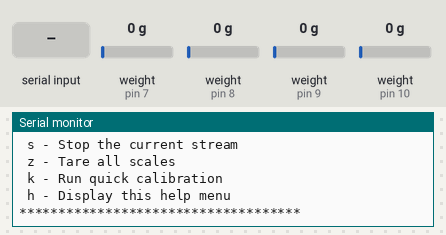
Simulated run of this sketch. Board: Arduino Uno, built with avr-gcc and run on an emulated ATmega328P. Parts: the last lines printed to the serial monitor. The inputs (shaded band) are chosen by the test bench; at power-on: weight on the scale (sensors on pin 7, pin 8, pin 9, pin 10) 0 g.

Above: at 5.6 s.
5.7 s: "r90\n" received over Serial
At 6.36 s:
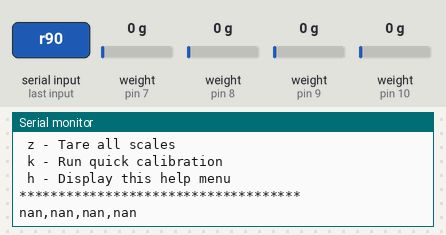
8.0 s: "c90\n" received over Serial
At 8.76 s:
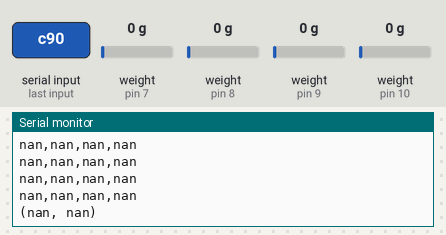
10.4 s: "k90\n" received over Serial
At 11.4 s:
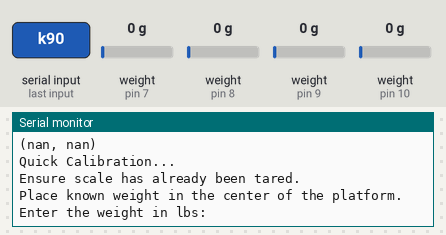
12.1 s: "s" received over Serial
At 14.0 s:
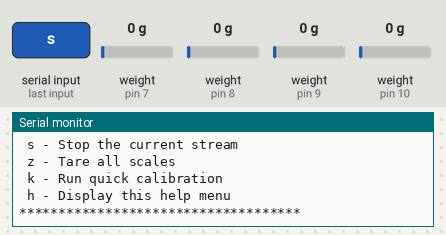

The sketch:

cop_controller.ino
```cpp
/**
 * @file    cop_controller.ino
 * @brief   Four-scale controller for HX711-based weight sensors with spike rejection.
 * @author  rickwgarcia@unm.edu
 * @date    2025-09-04
 *
 * This sketch manages four HX711 scales, supports streaming readings,
 * calculating center of pressure (CoP), taring, and quick calibration.
 * It includes a simple spike rejection filter to remove outlier readings.
 */

#include "HX711.h"
#include "scale.h"
#include "coordinate.h"
#include <EEPROM.h>

/// Available operating modes for the controller.
enum Mode {
  IDLE,             ///< No streaming; awaiting user input
  STREAM_READINGS,  ///< Continuously output raw weights
  STREAM_COP        ///< Continuously output center of pressure
};

/// Current mode; defaults to IDLE.
static Mode mode = IDLE;

// EEPROM layout: three copies of Settings for redundancy
static constexpr int SETTINGS_SIZE   = sizeof(Settings);
static constexpr int EEPROM_ADDR_A   = 0;
static constexpr int EEPROM_ADDR_B   = EEPROM_ADDR_A + SETTINGS_SIZE;
static constexpr int EEPROM_ADDR_C   = EEPROM_ADDR_B + SETTINGS_SIZE;
static constexpr int EEPROM_ADDR_D   = EEPROM_ADDR_C + SETTINGS_SIZE;

// HX711 pins
#define CLK_PIN     6
#define DOUT_PIN_A  7
#define DOUT_PIN_B  8
#define DOUT_PIN_C  9
#define DOUT_PIN_D  10

// Four independent scale instances, each using its own EEPROM slot
Scale SCALE_A(EEPROM_ADDR_A);
Scale SCALE_B(EEPROM_ADDR_B);
Scale SCALE_C(EEPROM_ADDR_C);
Scale SCALE_D(EEPROM_ADDR_D);

// Threshold for spike rejection. If a new reading changes by more than this amount
// from the last one, it's considered an outlier. Tune this value for your setup.
const float SPIKE_THRESHOLD = 10.0f; // In lbs

// Variables to store the last known good reading for each scale
static float last_reading_A = 0.0f;
static float last_reading_B = 0.0f;
static float last_reading_C = 0.0f;
static float last_reading_D = 0.0f;

/**
 * @brief   Compute calibration factor for one scale.
 * @param   scale   Pointer to the Scale object to calibrate.
 * @param   weight  Known weight placed on the scale (in the same units used by get_units()).
 * @return The computed calibration factor.
 */
float calc_calibration_val(Scale* scale, float weight) {
    float readings = scale->get_value(10);
    return readings / weight;
}

/**
 * @brief   Compute center of pressure (CoP) from four corner weights.
 * @param   wa  Weight from sensor A.
 * @param   wb  Weight from sensor B.
 * @param   wc  Weight from sensor C.
 * @param   wd  Weight from sensor D.
 * @return A Coordinate object with normalized X and Y CoP values in [-1,1].
 */
Coordinate calc_cop(float wa, float wb, float wc, float wd) {
    float total = wa + wb + wc + wd;
    if (total <= 0.0f) {
        return Coordinate(0.0f, 0.0f);
    }
    float x = ((wb + wc) - (wa + wd)) / total;
    float y = ((wa + wb) - (wc + wd)) / total;
    return Coordinate(x, y);
}

/**
 * @brief  Gets a reading from a scale, rejecting outliers (spikes).
 * @param  scale         Pointer to the Scale object to read from.
 * @param  last_reading  Reference to the last known good reading for this scale.
 * @return The filtered weight reading.
 */
float get_filtered_reading(Scale* scale, float &last_reading) {
    float new_reading = scale->get_units();

    // Check if the change from the last reading is greater than our threshold
    if (abs(new_reading - last_reading) > SPIKE_THRESHOLD) {
        // It's a spike! Discard the new reading and return the last good one.
        return last_reading;
    } else {
        // The reading is valid. Update the last reading and return the new one.
        last_reading = new_reading;
        return new_reading;
    }
}

/**
 * @brief   Print the current CoP to Serial as “(X, Y)”.
 */
void print_cop(float wa, float wb, float wc, float wd) {
    Coordinate cop = calc_cop(wa, wb, wc, wd);
    Serial.print('(');
    Serial.print(cop.get_x(), 3);
    Serial.print(", ");
    Serial.print(cop.get_y(), 3);
    Serial.println(')');
}

/**
 * @brief   Display the available serial commands.
 */
void print_menu() {
    Serial.println();
    Serial.println(F("************************************"));
    Serial.println(F(" r - Stream weight readings"));
    Serial.println(F(" c - Stream Center of Pressure (CoP)"));
    Serial.println(F(" s - Stop the current stream"));
    Serial.println(F(" z - Tare all scales"));
    Serial.println(F(" k - Run quick calibration"));
    Serial.println(F(" h - Display this help menu"));
    Serial.println(F("************************************"));
}

/**
 * @brief   Print raw weight readings from all four scales, comma-separated.
 */
void print_readings(float wa, float wb, float wc, float wd) {
    Serial.print(wa, 1); Serial.print(',');
    Serial.print(wb, 1); Serial.print(',');
    Serial.print(wc, 1); Serial.print(',');
    Serial.println(wd, 1);
}

/**
 * @brief   Tare (zero) all four scales.
 */
void tare_all() {
    Serial.println(F("Taring scales..."));
    SCALE_A.tare();
    SCALE_B.tare();
    SCALE_C.tare();
    SCALE_D.tare();

    Serial.println(F("Scales tared."));
}

/**
 * @brief   Handles the user interface for the quick calibration routine.
 * @details Prompts the user to enter a known weight via the Serial Monitor,
 * parses the input, and then calls the core calibration logic.
 */
void quick_calibrate() {
    delay(100);

    // Clear buffer (remove 'k' and any trailing newlines/carriage returns)
    while (Serial.available() > 0) {
        Serial.read();
    }

    Serial.println();
    Serial.println(F("Quick Calibration..."));
    Serial.println(F("Ensure scale has already been tared."));
    Serial.println(F("Place known weight in the center of the platform."));
    Serial.println(F("Enter the weight in lbs: "));

    // Block until user sends data
    while (Serial.available() == 0) {
        delay(50);
    }

    // Read the floating-point number from the serial buffer
    float weight = Serial.parseFloat();

    // Clear any remaining characters from the buffer (like the newline after the number)
    while(Serial.available() > 0) {
        Serial.read();
    }

    if (weight > 0.0) {
        calibrate_all(weight);
    } else {
        Serial.println(F("\nInvalid weight entered. Calibration cancelled."));
    }
}


/**
 * @brief   Calculates and applies a single, averaged calibration factor for all load cells.
 * @details This is the core calibration routine. It computes an individual calibration factor
 * for each of the four sensors based on an assumed equal weight distribution. It then
 * averages these four values to get a single factor, which is applied to all sensors
 * and saved to persistent memory (EEPROM). This method helps normalize the response
 * across all sensors.
 *
 * @param   weight The total known weight placed on the scale platform for calibration.
 *
 * @note    This function operates on two key assumptions:
 * 1. The scale has already been tared (zeroed). This function does not perform a tare.
 * 2. The `weight` is distributed perfectly evenly across all four sensors. For best
 * results, the calibration weight should be placed in the exact center of the scale.
 */
void calibrate_all(float weight) {
    Serial.println(F("Calibrating all..."));

    // Reset scale factor to 1.0 on all sensors to get raw readings for calibration.
    SCALE_A.set_scale();
    SCALE_B.set_scale();
    SCALE_C.set_scale();
    SCALE_D.set_scale();

    // Assume the total weight is distributed equally among the four scales.
    float perScale = weight / 4.0f;

    // Calculate the individual calibration factor for each scale.
    float ca = calc_calibration_val(&SCALE_A, perScale);
    float cb = calc_calibration_val(&SCALE_B, perScale);
    float cc = calc_calibration_val(&SCALE_C, perScale);
    float cd = calc_calibration_val(&SCALE_D, perScale);
    Serial.print("Scale A calibration factor: "); Serial.println(ca);
    Serial.print("Scale B calibration factor: "); Serial.println(cb);
    Serial.print("Scale C calibration factor: "); Serial.println(cc);
    Serial.print("Scale D calibration factor: "); Serial.println(cd);


    // Average the four factors to get a single, unified value.
    float avg = (ca + cb + cc + cd) / 4.0f;

    // Apply the averaged calibration factor to all scales.
    SCALE_A.set_scale(avg);
    SCALE_B.set_scale(avg);
    SCALE_C.set_scale(avg);
    SCALE_D.set_scale(avg);

    // Save the new calibration factor to EEPROM for each scale.
    SCALE_A.save();
    SCALE_B.save();
    SCALE_C.save();
    SCALE_D.save();

    Serial.print(F("New average calibration factor is: "));
    Serial.println(avg, 4); // Print with 4 decimal places for precision.
}


/**
 * @brief   Arduino setup: initialize serial, scales, load settings, then tare.
 */
void setup() {
    Serial.begin(115200);
    Serial.println(F("HX711 Four Scale Controller"));

    SCALE_A.begin(DOUT_PIN_A, CLK_PIN);
    SCALE_B.begin(DOUT_PIN_B, CLK_PIN);
    SCALE_C.begin(DOUT_PIN_C, CLK_PIN);
    SCALE_D.begin(DOUT_PIN_D, CLK_PIN);

    Serial.println(F("Loading settings from EEPROM..."));
    SCALE_A.load();
    SCALE_B.load();
    SCALE_C.load();
    SCALE_D.load();

    tare_all();

    // Get an initial reading to seed the spike filter.
    last_reading_A = SCALE_A.get_units();
    last_reading_B = SCALE_B.get_units();
    last_reading_C = SCALE_C.get_units();
    last_reading_D = SCALE_D.get_units();

    Serial.println(F("System ready."));
    print_menu();
}

/**
 * @brief   Main loop: handle user commands and streaming modes.
 */
void loop() {
    // Non-blocking check for new command
    if (Serial.available()) {
        char cmd = Serial.read();
        switch (cmd) {
            case 'r': mode = STREAM_READINGS; break;
            case 'c': mode = STREAM_COP;      break;
            case 'z': mode = IDLE; tare_all();  break;
            case 'k': mode = IDLE; quick_calibrate(); print_menu(); break;
            case 'h': mode = IDLE; print_menu();      break;
            case 's': mode = IDLE;            break;
        }
    }

    // Continuous streaming if in a streaming mode
    if (mode == STREAM_READINGS || mode == STREAM_COP) {
        // Get a filtered reading from each scale
        float wa = get_filtered_reading(&SCALE_A, last_reading_A);
        float wb = get_filtered_reading(&SCALE_B, last_reading_B);
        float wc = get_filtered_reading(&SCALE_C, last_reading_C);
        float wd = get_filtered_reading(&SCALE_D, last_reading_D);

        // Call the appropriate function with the filtered values
        if (mode == STREAM_READINGS) {
            print_readings(wa, wb, wc, wd);
        } else if (mode == STREAM_COP) {
            print_cop(wa, wb, wc, wd);
        }
    }
}
```

coordinate.cpp
```cpp
/**
 * @file   Coordinate.cpp
 * @brief  Implementation of a simple 2D coordinate helper.
 * @author rickwgarcia@unm.edu
 * @date   2025-07-10
 */

#include "coordinate.h"

/**
 * @brief  Construct a Coordinate with given X and Y.
 * @param  x  Initial x-coordinate.
 * @param  y  Initial y-coordinate.
 */
Coordinate::Coordinate(float x, float y)
  : x(x), y(y) { }

/**
 * @brief  Update the x-coordinate.
 * @param  new_x  New x value.
 */
void Coordinate::set_x(float new_x) {
    x = new_x;
}

/**
 * @brief  Update the y-coordinate.
 * @param  new_y  New y value.
 */
void Coordinate::set_y(float new_y) {
    y = new_y;
}

/**
 * @brief  Get the current x-coordinate.
 * @return Current x value.
 */
float Coordinate::get_x() const {
    return x;
}

/**
 * @brief  Get the current y-coordinate.
 * @return Current y value.
 */
float Coordinate::get_y() const {
    return y;
}
```

coordinate.h
```cpp
/**
 * @file   Coordinate.h
 * @brief  Declaration of a simple 2D coordinate helper.
 * @author rickwgarcia@unm.edu
 * @date   2025-07-10
 */

#ifndef COORDINATE_H
#define COORDINATE_H

/**
 * @class Coordinate
 * @brief Represents a point in 2D space with X and Y components.
 */
class Coordinate {
public:
    /**
     * @brief Construct a new Coordinate.
     * @param x Initial X value (defaults to 0.0).
     * @param y Initial Y value (defaults to 0.0).
     */
    Coordinate(float x = 0.0f, float y = 0.0f);

    /**
     * @brief Set the X component.
     * @param x New X value.
     */
    void set_x(float x);

    /**
     * @brief Set the Y component.
     * @param y New Y value.
     */
    void set_y(float y);

    /**
     * @brief Get the X component.
     * @return Current X value.
     */
    float get_x() const;

    /**
     * @brief Get the Y component.
     * @return Current Y value.
     */
    float get_y() const;

private:
    float x;  ///< X-coordinate value
    float y;  ///< Y-coordinate value
};

#endif // COORDINATE_H
```

scale.cpp
```cpp
/**
 * @file   Scale.cpp
 * @brief  Implementation of the Scale class methods for EEPROM persistence.
 * @author rickwgarcia@unm.edu
 * @date   2025-07-10
 */


#include "scale.h"

/**
 * @brief Constructor for the Scale class.
 * @param address The starting EEPROM address for storing scale settings.
 */
Scale::Scale(int address) {
  this->eeprom_address = address;
}

/**
 * @brief Saves the current scale settings (calibration factor and zero factor) to EEPROM.
 */
void Scale::save() {
  Settings settings;
  settings.calibration_factor = get_scale();
  settings.zero_factor = get_offset();

  EEPROM.put(this->eeprom_address, settings);
}

/**
 * @brief Loads the scale settings from EEPROM and applies them.
 */
void Scale::load() {
  Settings settings;
  EEPROM.get(this->eeprom_address, settings);

  set_scale(settings.calibration_factor);
  set_offset(settings.zero_factor);
}
```

scale.h
```cpp
/**
 * @file   Scale.h
 * @brief  Declaration of the Scale class extending HX711, with EEPROM persistence.
 * @author rickwgarcia@unm.edu
 * @date   2025-07-10
 */

#ifndef SCALE_H
#define SCALE_H

#include "HX711.h"
#include <EEPROM.h>

/**
 * @struct Settings
 * @brief  Stores calibration and offset factors for EEPROM.
 */
struct Settings {
    float calibration_factor; ///< Scale factor to apply to raw reading
    long zero_factor;         ///< Offset to apply for taring
};

/**
 * @class Scale
 * @brief Extends HX711 to add EEPROM-backed save/load of calibration settings.
 */
class Scale : public HX711 {
public:
    /**
     * @brief Construct a new Scale object.
     * @param address Starting EEPROM address for this scale’s Settings.
     */
    explicit Scale(int address);

    /**
     * @brief Save current calibration and zero factors to EEPROM.
     */
    void save();

    /**
     * @brief Load calibration and zero factors from EEPROM and apply them.
     */
    void load();

private:
    int eeprom_address; ///< EEPROM base address for this scale’s Settings
};

#endif // SCALE_H
```

Measured:
- after the input at 5.7 s, the serial monitor: prints a new line after 0.40 s (image 1)
- after the input at 8.0 s, the serial monitor: prints a new line after 0.51 s (image 2)
- after the input at 10.4 s, the serial monitor: prints a new line after 0.21 s (image 3)
- after the input at 12.1 s, the serial monitor: prints a new line after 1.0 s (image 4)
